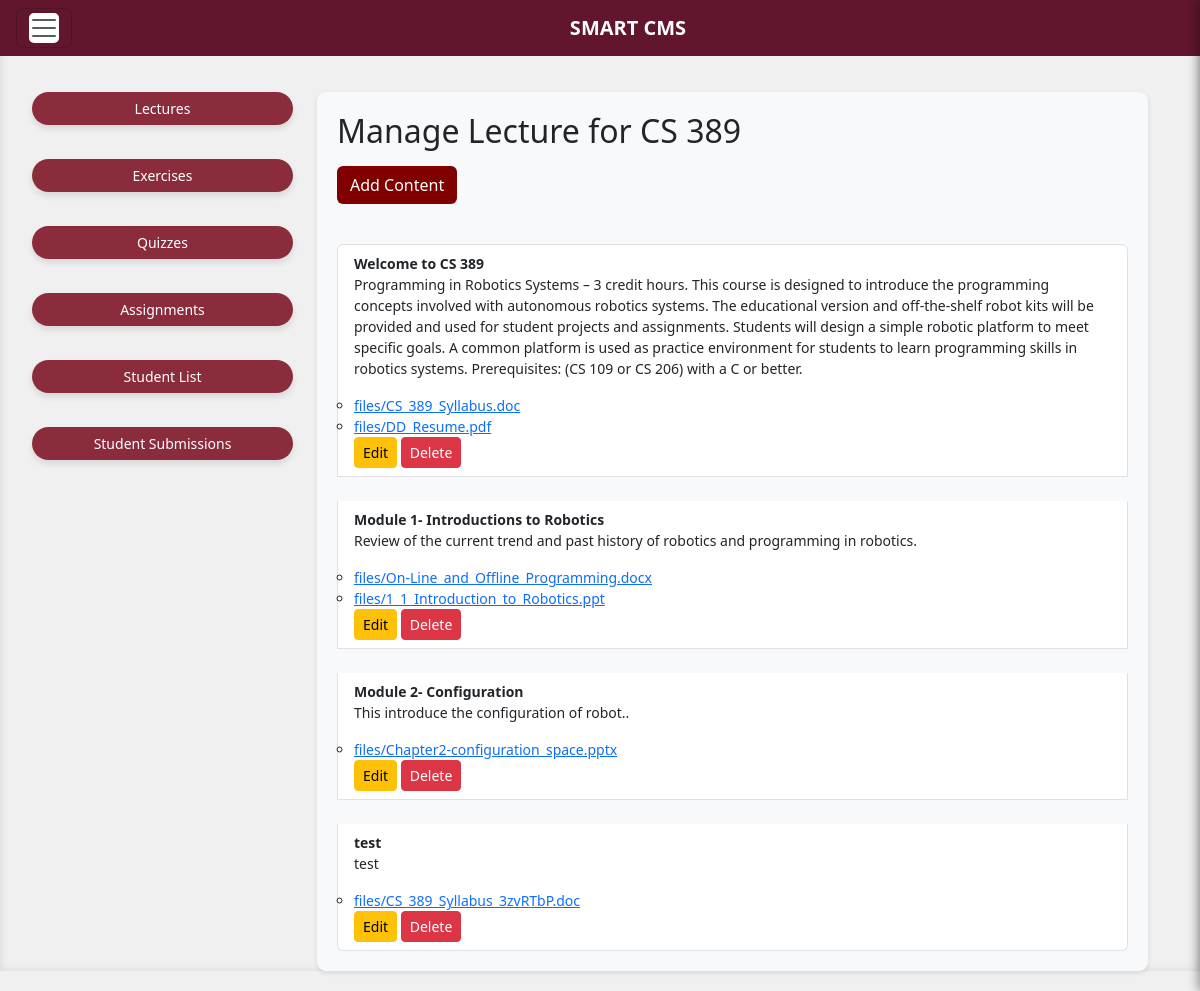
Screenshot of /instructor/course/1/ (signed in) with the database file from the repository.
### instructor/models.py (models this page shows, shortened)
class ClassShell(models.Model):
    user = models.ForeignKey(settings.AUTH_USER_MODEL, on_delete=models.CASCADE)
    students_with_access = models.ManyToManyField(get_user_model(), blank=True, related_name="accessible_classes")
    course_name = models.CharField(max_length=100)
    section_number = models.IntegerField()
    semester = models.CharField(max_length=50)
    year = models.IntegerField()

class BaseContent(models.Model):
    user = models.ForeignKey(settings.AUTH_USER_MODEL, on_delete=models.CASCADE)
    class_shell = models.ForeignKey(ClassShell, on_delete=models.CASCADE)
    text = models.TextField()
    title = models.CharField(max_length=200)
    class Meta:
        abstract = True

class Course(BaseContent):
    user = models.ForeignKey(settings.AUTH_USER_MODEL, on_delete=models.CASCADE, related_name='courses')

class BaseFile(models.Model):
    user = models.ForeignKey(settings.AUTH_USER_MODEL, on_delete=models.CASCADE)
    class_shell = models.ForeignKey(ClassShell, on_delete=models.CASCADE)
    file = models.FileField(upload_to='files/')
    class Meta:
        abstract = True

class CourseFile(BaseFile):
    course = models.ForeignKey(Course, on_delete=models.CASCADE, related_name='course_files')

### instructor/views.py (the view, shortened to what this page needs)
# urls.py: path('course/<int:class_shell_id>/', GoToCourseView.as_view(), name='go_to_course'),
class GoToCourseView(View):
    def get(self, request, class_shell_id):
        class_shell = get_object_or_404(ClassShell, id=class_shell_id)
        if request.user.is_student and request.user not in class_shell.students_with_access.all():
            return redirect('no_access')
        lectures = Course.objects.filter(class_shell=class_shell)
        quizzes = Quiz.objects.filter(class_shell=class_shell)
        exercises = Exercise.objects.filter(class_shell=class_shell)
        assignments = Assignment.objects.filter(class_shell=class_shell)
        files = CourseFile.objects.filter(class_shell=class_shell)
        assignment_files=AssignmentFile.objects.filter(class_shell=class_shell)
        students = CustomUser.objects.filter(is_student=True)
        students_with_access = class_shell.students_with_access.values_list('id', flat=True)  # Get IDs with access
        ungraded_submissions = {
                'assignments': AssignmentSubmission.objects.filter(graded=False, assignment__class_shell=class_shell),
                'quizzes': QuizAttempt.objects.filter(graded=False, quiz__class_shell=class_shell),
                'exercises': ExerciseAttempt.objects.filter(graded=False, exercise__class_shell=class_shell),
            }
        graded_submissions = {
            'assignments': AssignmentSubmission.objects.filter(graded=True, assignment__class_shell=class_shell),
            'quizzes': QuizAttempt.objects.filter(graded=True, quiz__class_shell=class_shell),
            'exercises': ExerciseAttempt.objects.filter(graded=True, exercise__class_shell=class_shell),
        }
        lecture_form = CourseForm()
        lecture_file_form = CourseFileForm()
        quiz_form = QuizForm()
        exercise_form = ExerciseForm()
        assignment_form = AssignmentForm()
        return render(request, 'go_to_course.html', {
            'lecture_form': lecture_form,
            'lecture_file_form': lecture_file_form,
            'quiz_form': quiz_form,
            'exercise_form': exercise_form,
            'assignment_form': assignment_form,
            'class_shell': class_shell,
            'lectures': lectures,
            'quizzes': quizzes,
            'assignments':assignments,
            'exercises': exercises,
            'files': files,
            'assignment_files':assignment_files,
            'students':students,
            'students_with_access': students_with_access,
            'ungraded_submissions': ungraded_submissions,
            'graded_submissions': graded_submissions
        })

### instructor/templates/go_to_course.html (shortened to what this page needs)
{% extends "home.html" %}
{% block content %}
    <div class="row">
        <div class="col-md-3">
            <div class="d-grid gap-4">
                <button class="mt-3 custom-button" onclick="loadContent('lecture')">Lectures</button>
                <button class="custom-button" onclick="loadContent('exercise')">Exercises</button>
                <button class="custom-button" onclick="loadContent('quiz')">Quizzes</button>
                <button class="custom-button" onclick="loadContent('assignment')">Assignments</button>
                <button class="custom-button" onclick="loadContent('other')">Student List</button>
                <button class="custom-button" onclick="loadContent('student_submissions')">Student Submissions</button>
            </div>
        </div>
        <div class="col-md-9 mt-3">
            <div id="lecture-content" class="content-section" style="display: none;">
                {% include 'lecture.html' %}
            </div>
                {% include 'student_submissions.html' %}
        </div>
    </div>
{% endblock %}

### instructor/templates/lecture.html (shortened to what this page needs)
<h2>Manage Lecture for {{ class_shell.course_name }}</h2>
<div class="mt-3 mb-3">
<button class="btn" style="background-color: maroon; color: white;" id="add-content">Add Content</button>
</div>
<ul class="list-group mt-3">
    {% for lecture in lectures %}
        <li class="list-group-item mt-4">
            <strong>{{ lecture.title }}</strong>
            <p>{{ lecture.text }}</p>
            <ul class="list-group mt-3">
                {% for file in files %}
                    {% if file.course.id == lecture.id %}
                        <li><a href="{{ file.file.url }}" target="_blank">{{ file.file.name }}</a></li>
                    {% endif %}
                {% endfor %}
            </ul>
            <button class="btn btn-warning btn-sm edit-btn" data-lecture-id="{{ lecture.id }}">Edit</button>
            <form method="post" class="d-inline" onsubmit="return confirm('Are you sure you want to delete this lecture?');">
                <button type="submit" name="delete_lecture" class="btn btn-danger btn-sm">Delete</button>
            </form>
        </li>
    {% empty %}
        <li class="list-group-item">No lecture content available.</li>
    {% endfor %}
</ul>

### templates/home.html (style rules this page uses)
body { background-color: #f0f0f0; box-shadow: inset 0 0 10px rgba(0, 0, 0, 0.1); min-height: 100vh; }

### instructor/templates/go_to_course.html (style rules this page uses)
.custom-button { background-color: #8A2C3B; color: white; transition: background-color 0.3s ease, transform 0.3s ease, box-shadow 0.3s ease; border: none; border-radius: 5px; padding: 15px 20px; margin-bottom: 10px; box-shadow: 0 4px 8px rgba(0, 0, 0, 0.2); width: 100%; font-size: 16px; }
.content-section { padding: 20px; background-color: #f8f9fa; border-radius: 9px; box-shadow: 0 2px 5px rgba(0, 0, 0, 0.1); }

### instructor/templates/student_submissions.html (style rules this page uses)
.custom-button { background: #8A2C3B; color: #fff; border-radius: 20px; padding: 6px 12px; font-size: 14px; box-shadow: 0 4px 6px rgba(0,0,0,0.1); transition: .3s; width: auto; }

### rows the page displays
ClassShell: course_name "CS 389"
Course: title "Welcome to CS 389", text "Programming in Robotics Systems – 3 credit hours. This course is designed to introduce the programming concepts involved with autonomous robotics systems. The educational version and off-the-shelf robot kits will be provided and used for student projects and assignments. Students will design a simple robotic platform to meet specific goals. A common platform is used as practice environment for students to learn programming skills in robotics systems. Prerequisites: (CS 109 or CS 206) with a C or better."
CourseFile: file.name "files/CS_389_Syllabus.doc"
CourseFile: file.name "files/DD_Resume.pdf"
Course: title "Module 1- Introductions to Robotics", text "Review of the current trend and past history of robotics and programming in robotics."
CourseFile: file.name "files/On-Line_and_Offline_Programming.docx"
CourseFile: file.name "files/1_1_Introduction_to_Robotics.ppt"
Course: title "Module 2- Configuration", text "This introduce the configuration of robot.."
CourseFile: file.name "files/Chapter2-configuration_space.pptx"
Course: title "test", text "test"
CourseFile: file.name "files/CS_389_Syllabus_3zvRTbP.doc"
